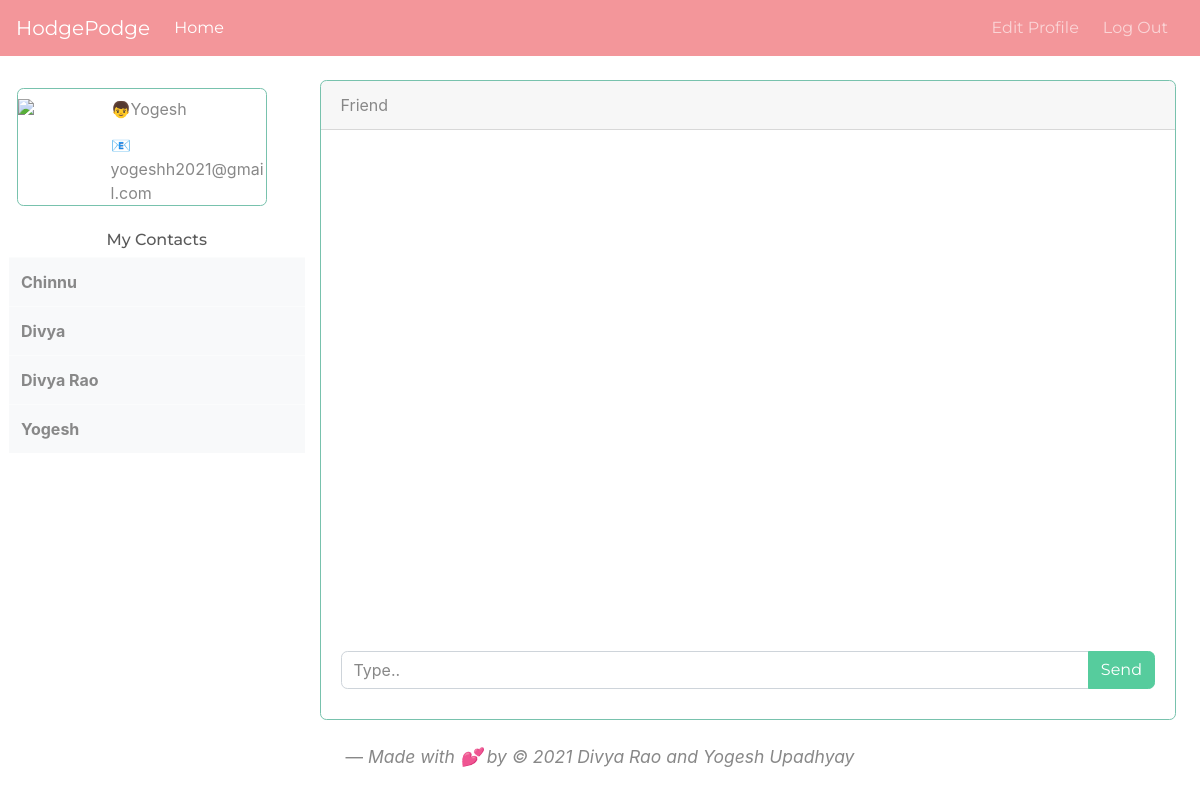
The app's page /home (signed in), older data.
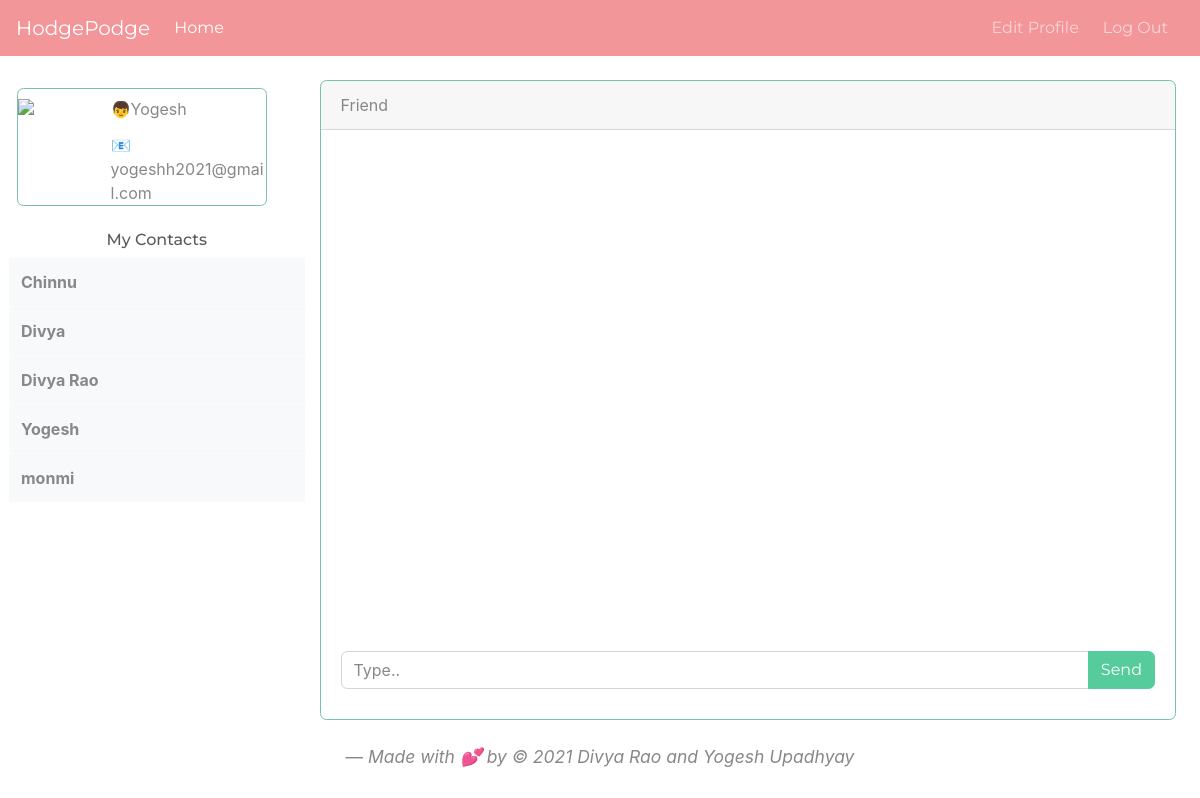
The same page, newer data.
### app/models.py (models this page shows, shortened)
class User(db.Model, UserMixin):
    id = db.Column(db.Integer, primary_key=True)
    username = db.Column(db.String(20), unique=True, nullable=False)
    email = db.Column(db.String(120), unique=True, nullable=False)
    image_file = db.Column(db.String(20), nullable=False, default='default.jpg')
    password = db.Column(db.String(60), nullable=False)

### app/main/routes.py (the view)
@main.route("/home")
@login_required
def home():
    friends = User.query.with_entities(User.username)
    form = UpdateAccountForm()
    form.username.data = current_user.username
    form.email.data = current_user.email
    image_file = url_for('static', filename='/profile_pics/' + current_user.image_file)
    return render_template('home.html' , image_file=image_file ,form = form , friends = friends)

### app/users/forms.py (shortened to what this page needs)
class UpdateAccountForm(FlaskForm):
    username = StringField('Username',
                           validators=[DataRequired(), Length(min=2, max=20)])
    email = StringField('Email',
                        validators=[DataRequired(), Email()])
    picture = FileField('Update Profile Picture', validators=[FileAllowed(['jpg', 'png'])])
    submit = SubmitField('Update')

### app/models.py (called while the page is built)
@login_manager.user_loader
def load_user(user_id):
    return User.query.get(int(user_id))

### app/templates/home.html (shortened to what this page needs)
{% extends "layouts/layout.html" %} {% block content %}
<div class="m-4 p-0">
    <div class="row">
        <div class="col-lg-3">
            <div class="row p-2" style="max-width: 100% ;">
                <div class="card border-primary mb-3">
                    <div class="row">
                        <div class="col-lg-4 mt-1 ">
                            <img src="{{ image_file }}" class="img-responsive " style="width:100% ">
                        </div>
                        <div class="col-lg-8 mt-2">
                            <p class="card-title ">👦{{current_user.username }}</p>
                            <p class="card-text">📧{{current_user.email }}</p>
                        </div>
                    </div>
                </div>
            </div>
            <div class="row p-0">
                <div class="col-lg-12">
                    <h6 class="text-center">My Contacts</h6>
                </div>
                <div class="col-lg-12 p-0 " style="max-width: 100% ; height: 50vh ; overflow: auto;  ">
                    <table class="table table-hover bg-info">
                        <tbody>
                            {% for friend in friends -%}
                            <tr class="table-light">
                                <th scope="row" onclick=chatapp( "{{ friend.username }}")>
                                    {{ friend.username | string }}
                                </th>
                            </tr>
                            {% endfor %}
                        </tbody>
                    </table>
                </div>
            </div>
        </div>
        <div class="col-lg-9">
            <div class="card border-primary" style="max-width: 100% ; height : 80vh ">
                <div class="card-header" id="chat-header">Friend</div>
                <div class="card-body" style="position: absolute ; bottom : 10px ;width : 100%">
                    <div class="input-group">
                        <input type="text" class="form-control" placeholder="Type.." id="message" style="max-width : 100%">
                        <div class="input-group-append">
                            <button class="btn btn-success" type="submit" onclick=onMessageSend()>Send</button>
                        </div>
                    </div>
                </div>
            </div>
        </div>
    </div>
</div>
{% endblock content %}

Row changes from the older to the newer data that the page shows:
added User: username "monmi"
